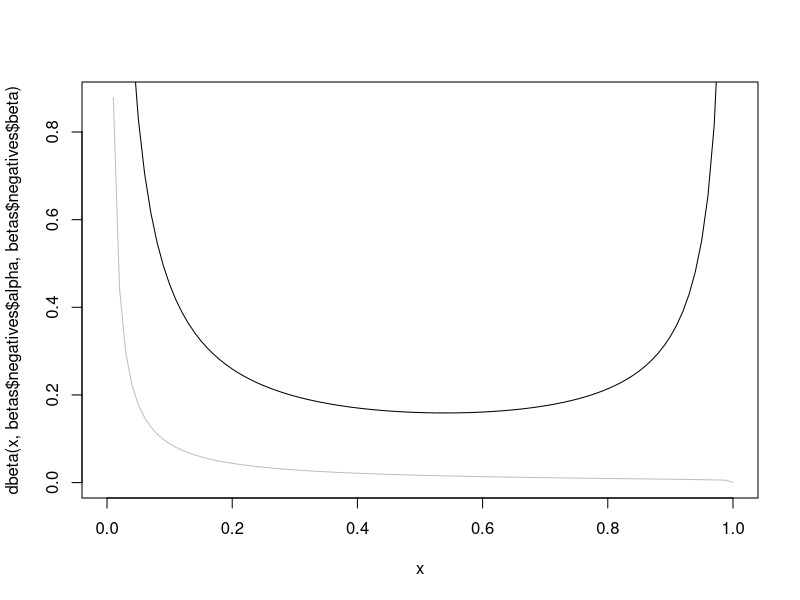
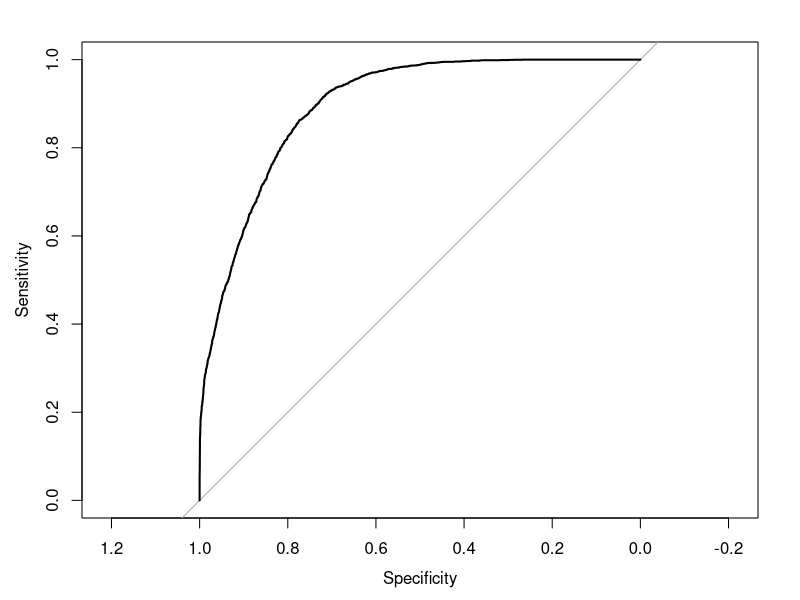

Here is the R script that generated these plots, in order:
library(pROC) # I use this below

# This function converts a mean and variance for a beta distribution to its 
# canonical parameters, alpha and beta. Found at:
# https://stats.stackexchange.com/questions/12232/calculating-the-parameters-of-a-beta-distribution-using-the-mean-and-variance
beta_params <- function(mu, var) {
  alpha <- ((1 - mu) / var - 1 / mu) * mu ^ 2
  beta <- alpha * (1 / mu - 1)
  
  return(list(alpha = alpha, beta = beta))
}

# If the score for a randomly chosen negative is represented by random variable X
# Y is that of a randomly chosen positive, the AUC is 
#         p(X < Y) = \int F_X(y)f_Y(y) dy.
# The below function calculates this integral numerically for two beta
# distributions
calculate_auc = function(pars, pars2) {
  integration = integrate(lower=0, upper=1,
    f = \(y) { pbeta(y, pars$alpha, pars$beta)*dbeta(y, pars2$alpha, pars2$beta) })
  integration$value
}

# A function that generates a pair of beta distributions with an AUC very close
# to some desired value
auc_generator = function(desired_auc, tolerance=0.0001, rands=5000) {
  
  # Generate many random betas 
  muu2_grid = runif(rands)
  random_betas = cbind(muu2_grid,  runif(rands, max=muu2_grid*(1-muu2_grid)))
  param_list = plyr::alply(random_betas, 1, 
                           function(prm) { beta_params(prm[1], prm[2]) } )
  
  # select some random pairs
  while (T) {
    pars = param_list[sample(rands, 2)]
    
    ret = tryCatch(calculate_auc(pars[[1]], pars[[2]]), error = function(e) -1)
    if (abs(ret -desired_auc) < tolerance) break 
  }
  
  # get AUCs comparing the first beta to big list of random ones
#   auc_list = plyr::laply(param_list, 
#     function(pars2) { 
#       ret = tryCatch(calculate_auc(pars, pars2), error = function(e) NA)
#       ret
#     })
    
  #pars2 = param_list[[which.min(abs(auc_list - .95))]]
  
  return(list(negatives=pars[[1]], positives=pars[[2]]))
}

betas = auc_generator(.9)
calculate_auc(betas$negatives, betas$positives)

curve(dbeta(x, betas$negatives$alpha, betas$negatives$beta), col="grey")
curve(dbeta(x, betas$positives$alpha, betas$positives$beta), add=T)

# generate scores according to our chosen distributions
zeros = rbeta(7000, betas$negatives$alpha, betas$negatives$beta)
ones = rbeta(3000, betas$positives$alpha, betas$positives$beta)

# ground truth
true = c(rep(0, 7000), rep(1, 3000))
pred = c(zeros, ones)


roc1 = roc(true, pred)
plot(roc1)
auc(roc1)

# Kajsa's approach: flat distributions with a certain overlap. leads to a very
# distinct curve
zeros = runif(7000, 0, .6)
ones = runif(3000, .4, 1)

true = c(rep(0, 7000), rep(1, 3000))
pred = c(zeros, ones)

# can we make the "dichotome" curve?
# not like this:
zeros = rbinom(7000, 1, .1)
ones = rbinom(3000, 1, .7)

true = c(rep(0, 7000), rep(1, 3000))
pred = c(zeros, ones)

# some random experiments suggest that the dichotome curve stems from a kind of
# strange situation where the scores are very confidently right and also very
# confidently wrong for the negative class specifically